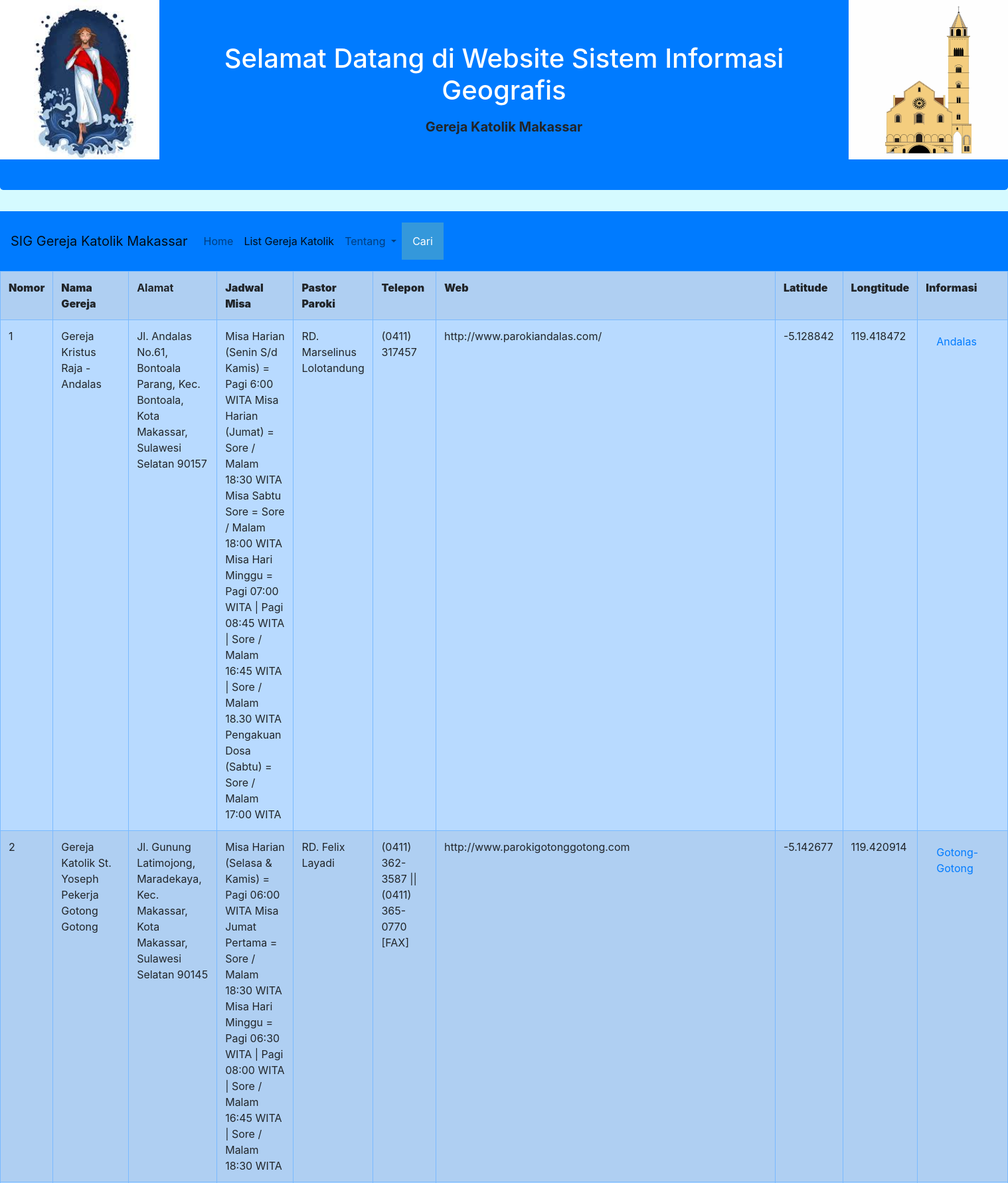
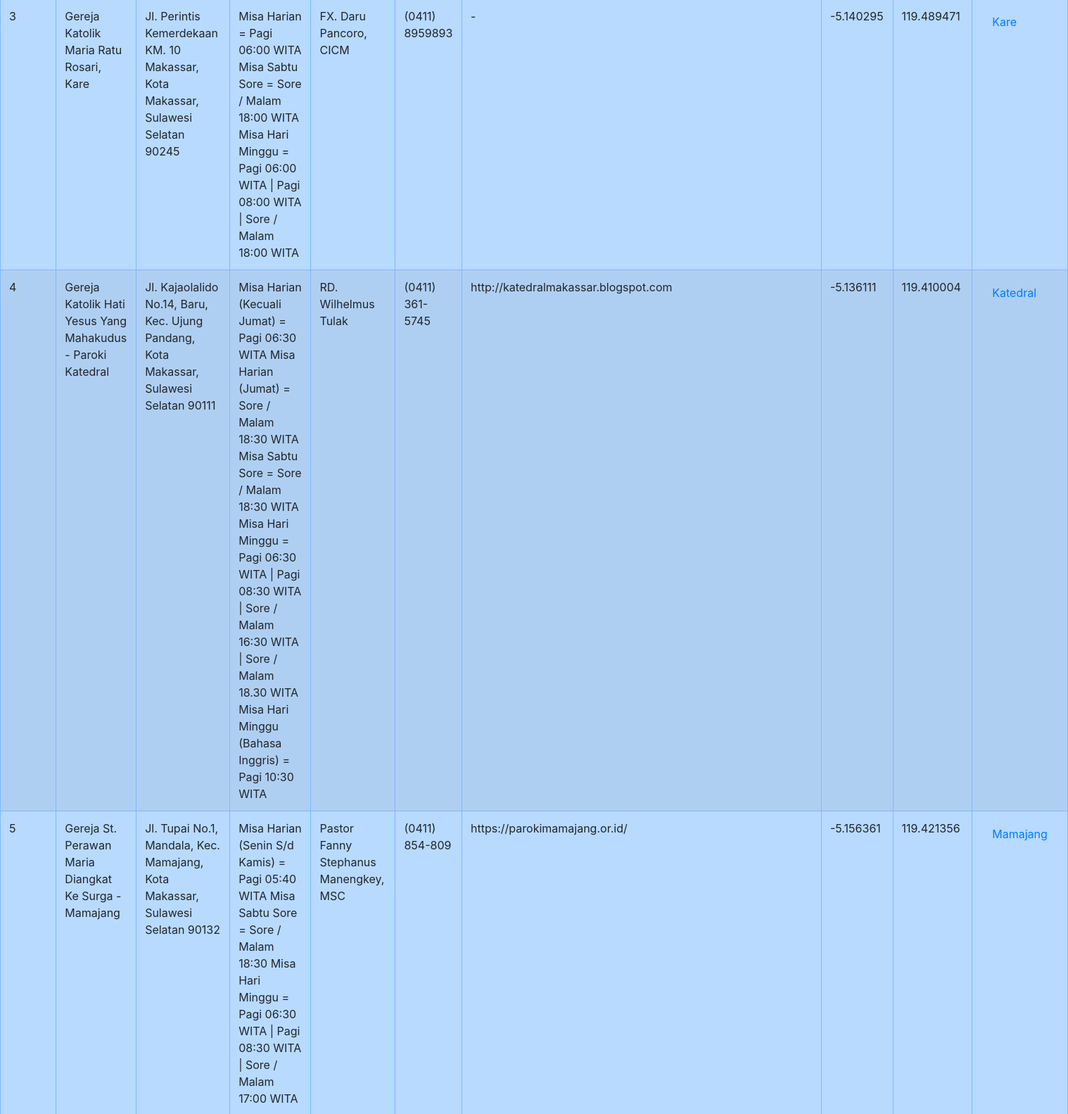
Page /list_gereja.php (upper part) on the committed database (2 pictures, top to bottom).
### tables this page shows
CREATE TABLE `gereja_katolik_makassar` (
  `nomor` int(1) NOT NULL,
  `namagereja` varchar(100) NOT NULL,
  `alamat` varchar(100) NOT NULL,
  `jadwalmisa` text NOT NULL,
  `pastorparoki` varchar(100) NOT NULL,
  `telepon` varchar(100) NOT NULL,
  `web` varchar(100) NOT NULL,
  `latitude` float(100,6) NOT NULL,
  `longtitude` float(100,6) NOT NULL,
  `description` text NOT NULL
);

### list_gereja.php (the view, shortened to what this page needs)
<!DOCTYPE html>
<html>
<head>
 <link rel="stylesheet" href="https://maxcdn.bootstrapcdn.com/bootstrap/4.5.2/css/bootstrap.min.css">
</head>
<body style="background-color:rgb(213, 250, 255);">
<header>
  <img src="logo.jpg" class="float-left" alt="Responsive image" width="240" height="240">
  <img src="gereja.png" class="float-right" alt="Responsive image" width="240" height="240">
	<div class="jumbotron text-center bg-primary">
		<div class="container">
			<div class="row">
				<div class="col">
          <h1><p class="text-white">Selamat Datang di Website Sistem Informasi Geografis</p></h1>
          <div class="lead"><p class="text-black font-weight-bold">Gereja Katolik Makassar</p></div>
        </div>
      </div>
		</div>
	</div>
</header>
<nav class="navbar navbar-expand-lg navbar-light bg-primary">
<a class="navbar-brand" href="landingpage.html">SIG Gereja Katolik Makassar</a>
  <div class="collapse navbar-collapse" id="collapsibleNavbar">
    <ul class="navbar-nav">
        <li class="nav-item">
            <a class="nav-link" href="home.php">Home </a>
        </li>
        <li class="nav-item active">
            <a class="nav-link" href="list_gereja.php">List Gereja Katolik<span class="sr-only">(current)</span></a>
        </li>
        <li class="nav-item dropdown">
          <a class="nav-link dropdown-toggle" href="#" id="navbarDropdown" role="button" data-toggle="dropdown" aria-haspopup="true" aria-expanded="false">
            Tentang
          </a>
        </li>
    </ul>
    <div class="dropdown col-form-label-lg">
      <link href="dropdown.css" rel="stylesheet" type="text/css">
      <button onclick="myFunction()" class="dropbtn">Cari</button>
    </div>
  </div>
</nav>
<table class="table table-bordered table-primary table-striped">
            <tbody>
		        <tr>
                    <th><b>Nomor</b></th>
			              <th><b>Nama Gereja</b></th>
			              <th>Alamat</b></th>
                    <th><b>Jadwal Misa</b></th>
                    <th><b>Pastor Paroki</b></th>
                    <th><b>Telepon</b></th>
                    <th><b>Web</b></th>
                    <th><b>Latitude</b></th>
                    <th><b>Longtitude</b></th>
                    <th><b>Informasi</b></th>
                </tr>
                <?php
		            include 'koneksilist.php';
		            $data = mysqli_query($koneksi,"select * from gereja_katolik_makassar where nomor='1'");
		            while($d = mysqli_fetch_array($data)){
			    ?>
			        <tr>
                        <td><?php echo $d['nomor']; ?></td>
				                <td><?php echo $d['namagereja']; ?></td>
                        <td><?php echo $d['alamat']; ?></td>
                        <td><?php echo $d['jadwalmisa']; ?></td>
                        <td><?php echo $d['pastorparoki']; ?></td>
                        <td><?php echo $d['telepon']; ?></td>
                        <td><?php echo $d['web']; ?></td>
                        <td><?php echo $d['latitude']; ?></td>
                        <td><?php echo $d['longtitude']; ?></td>
                        <td><a class ="nav-link" href="andalas.html">Andalas</a></td>
			        </tr>
			    <?php
		        }
                ?>
          <?php
		            include 'koneksilist.php';
		            $data = mysqli_query($koneksi,"select * from gereja_katolik_makassar where nomor='2'");
		            while($d = mysqli_fetch_array($data)){
			    ?>
			        <tr>
                        <td><?php echo $d['nomor']; ?></td>
				                <td><?php echo $d['namagereja']; ?></td>
                        <td><?php echo $d['alamat']; ?></td>
                        <td><?php echo $d['jadwalmisa']; ?></td>
                        <td><?php echo $d['pastorparoki']; ?></td>
                        <td><?php echo $d['telepon']; ?></td>
                        <td><?php echo $d['web']; ?></td>
                        <td><?php echo $d['latitude']; ?></td>
                        <td><?php echo $d['longtitude']; ?></td>
                        <td><a class ="nav-link" href="gotong.html">Gotong-Gotong</a></td>
			        </tr>
			    <?php
		        }
                ?>
                <?php
		            include 'koneksilist.php';
		            $data = mysqli_query($koneksi,"select * from gereja_katolik_makassar where nomor='3'");
		            while($d = mysqli_fetch_array($data)){
			    ?>
			        <tr>
                        <td><?php echo $d['nomor']; ?></td>
				                <td><?php echo $d['namagereja']; ?></td>
                        <td><?php echo $d['alamat']; ?></td>
                        <td><?php echo $d['jadwalmisa']; ?></td>
                        <td><?php echo $d['pastorparoki']; ?></td>
                        <td><?php echo $d['telepon']; ?></td>
                        <td><?php echo $d['web']; ?></td>
                        <td><?php echo $d['latitude']; ?></td>
                        <td><?php echo $d['longtitude']; ?></td>
                        <td><a class ="nav-link" href="kare.html">Kare</a></td>
			        </tr>
			    <?php
		        }
                ?>
<?php
		            include 'koneksilist.php';
		            $data = mysqli_query($koneksi,"select * from gereja_katolik_makassar where nomor='4'");
		            while($d = mysqli_fetch_array($data)){
			    ?>
			        <tr>
                        <td><?php echo $d['nomor']; ?></td>
				                <td><?php echo $d['namagereja']; ?></td>
                        <td><?php echo $d['alamat']; ?></td>
                        <td><?php echo $d['jadwalmisa']; ?></td>
                        <td><?php echo $d['pastorparoki']; ?></td>
                        <td><?php echo $d['telepon']; ?></td>
                        <td><?php echo $d['web']; ?></td>
                        <td><?php echo $d['latitude']; ?></td>
                        <td><?php echo $d['longtitude']; ?></td>
                        <td><a class ="nav-link" href="katedral.html">Katedral</a></td>
			        </tr>
			    <?php
		        }
                ?>
<?php
		            include 'koneksilist.php';
		            $data = mysqli_query($koneksi,"select * from gereja_katolik_makassar where nomor='5'");
		            while($d = mysqli_fetch_array($data)){
			    ?>
			        <tr>
                        <td><?php echo $d['nomor']; ?></td>
				                <td><?php echo $d['namagereja']; ?></td>
                        <td><?php echo $d['alamat']; ?></td>
                        <td><?php echo $d['jadwalmisa']; ?></td>
                        <td><?php echo $d['pastorparoki']; ?></td>
                        <td><?php echo $d['telepon']; ?></td>
                        <td><?php echo $d['web']; ?></td>
                        <td><?php echo $d['latitude']; ?></td>
                        <td><?php echo $d['longtitude']; ?></td>
                        <td><a class ="nav-link" href="mamajang.html">Mamajang</a></td>
			        </tr>
			    <?php
		        }
                ?>
            </tbody>
            </table>
 <Link rel="stylesheet" href="css/bootstrap.min.css" />
</head>
<body>
</body>
</html>

### dropdown.css (style rules this page uses)
.dropbtn { background-color: #3498DB; color: white; padding: 16px; font-size: 16px; border: none; cursor: pointer; }
.dropdown { position: relative; display: inline-block; }

### rows in the picture
gereja_katolik_makassar: nomor "1", namagereja "Gereja Kristus Raja - Andalas", alamat "Jl. Andalas No.61, Bontoala Parang, Kec. Bontoala, Kota Makassar, Sulawesi Selatan 90157", jadwalmisa "Misa Harian (Senin S/d Kamis) = Pagi 6:00 WITA Misa Harian (Jumat) = Sore / Malam 18:30 WITA Misa Sabtu Sore = Sore / Malam 18:00 WITA Misa Hari Minggu = Pagi 07:00 WITA | Pagi 08:45 WITA | Sore / Malam 16:45 WITA | Sore / Malam 18.30 WITA Pengakuan Dosa (Sabtu) = Sore / Malam 17:00 WITA", pastorparoki "RD. Marselinus Lolotandung", telepon "(0411) 317457", web "http://www.parokiandalas.com/", latitude "-5.128842", longtitude "119.418472"
gereja_katolik_makassar: nomor "2", namagereja "Gereja Katolik St. Yoseph Pekerja Gotong Gotong", alamat "Jl. Gunung Latimojong, Maradekaya, Kec. Makassar, Kota Makassar, Sulawesi Selatan 90145", jadwalmisa "Misa Harian (Selasa & Kamis) = Pagi 06:00 WITA Misa Jumat Pertama = Sore / Malam 18:30 WITA Misa Hari Minggu = Pagi 06:30 WITA | Pagi 08:00 WITA | Sore / Malam 16:45 WITA | Sore / Malam 18:30 WITA", pastorparoki "RD. Felix Layadi", telepon "(0411) 362-3587 || (0411) 365-0770 [FAX]", web "http://www.parokigotonggotong.com", latitude "-5.142677", longtitude "119.420914"
gereja_katolik_makassar: nomor "3", namagereja "Gereja Katolik Maria Ratu Rosari, Kare", alamat "Jl. Perintis Kemerdekaan KM. 10 Makassar, Kota Makassar, Sulawesi Selatan 90245", jadwalmisa "Misa Harian = Pagi 06:00 WITA Misa Sabtu Sore = Sore / Malam 18:00 WITA Misa Hari Minggu = Pagi 06:00 WITA | Pagi 08:00 WITA | Sore / Malam 18:00 WITA", pastorparoki "FX. Daru Pancoro, CICM", telepon "(0411) 8959893", web "-", latitude "-5.140295", longtitude "119.489471"
gereja_katolik_makassar: nomor "4", namagereja "Gereja Katolik Hati Yesus Yang Mahakudus - Paroki Katedral", alamat "Jl. Kajaolalido No.14, Baru, Kec. Ujung Pandang, Kota Makassar, Sulawesi Selatan 90111", jadwalmisa "Misa Harian (Kecuali Jumat) = Pagi 06:30 WITA Misa Harian (Jumat) = Sore / Malam 18:30 WITA Misa Sabtu Sore = Sore / Malam 18:30 WITA Misa Hari Minggu = Pagi 06:30 WITA | Pagi 08:30 WITA | Sore / Malam 16:30 WITA | Sore / Malam 18.30 WITA Misa Hari Minggu (Bahasa Inggris) = Pagi 10:30 WITA", pastorparoki "RD. Wilhelmus Tulak", telepon "(0411) 361-5745", web "http://katedralmakassar.blogspot.com", latitude "-5.136111", longtitude "119.410004"
gereja_katolik_makassar: nomor "5", namagereja "Gereja St. Perawan Maria Diangkat Ke Surga - Mamajang", alamat "Jl. Tupai No.1, Mandala, Kec. Mamajang, Kota Makassar, Sulawesi Selatan 90132", jadwalmisa "Misa Harian (Senin S/d Kamis) = Pagi 05:40 WITA Misa Sabtu Sore = Sore / Malam 18:30 Misa Hari Minggu = Pagi 06:30 WITA | Pagi 08:30 WITA | Sore / Malam 17:00 WITA", pastorparoki "Pastor Fanny Stephanus Manengkey, MSC", telepon "(0411) 854-809", web "https://parokimamajang.or.id/", latitude "-5.156361", longtitude "119.421356"
